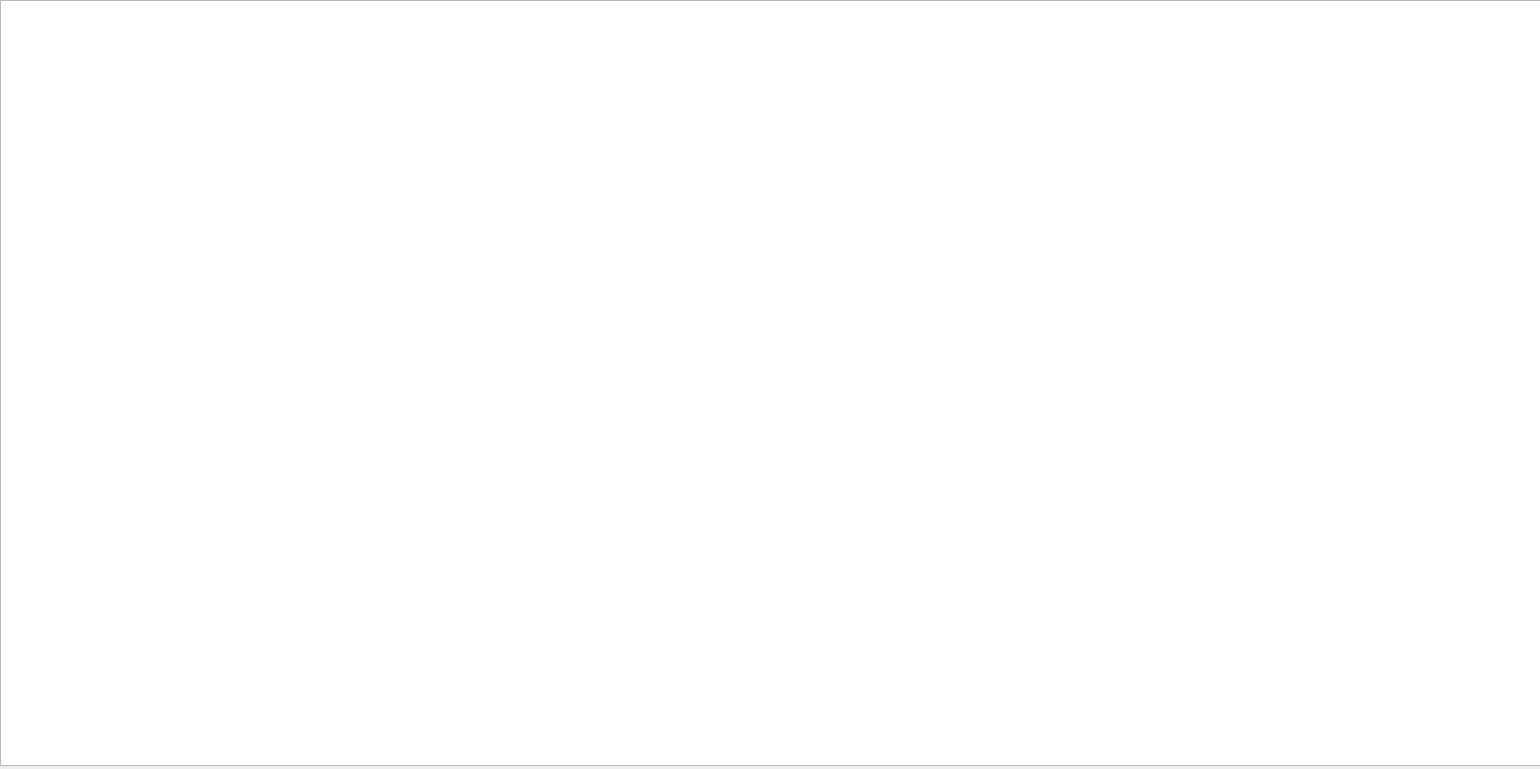
<?xml version="1.0" encoding="UTF-8"?>
<ui version="4.0">
 <class>From_HookScanner</class>
 <widget class="QWidget" name="From_HookScanner">
  <property name="geometry">
   <rect>
    <x>0</x>
    <y>0</y>
    <width>1590</width>
    <height>794</height>
   </rect>
  </property>
  <property name="contextMenuPolicy">
   <enum>Qt::ActionsContextMenu</enum>
  </property>
  <property name="windowTitle">
   <string>Form</string>
  </property>
  <widget class="QTableView" name="tableView">
   <property name="geometry">
    <rect>
     <x>0</x>
     <y>0</y>
     <width>1591</width>
     <height>791</height>
    </rect>
   </property>
   <property name="contextMenuPolicy">
    <enum>Qt::ActionsContextMenu</enum>
   </property>
  </widget>
 </widget>
 <resources/>
 <connections/>
</ui>
